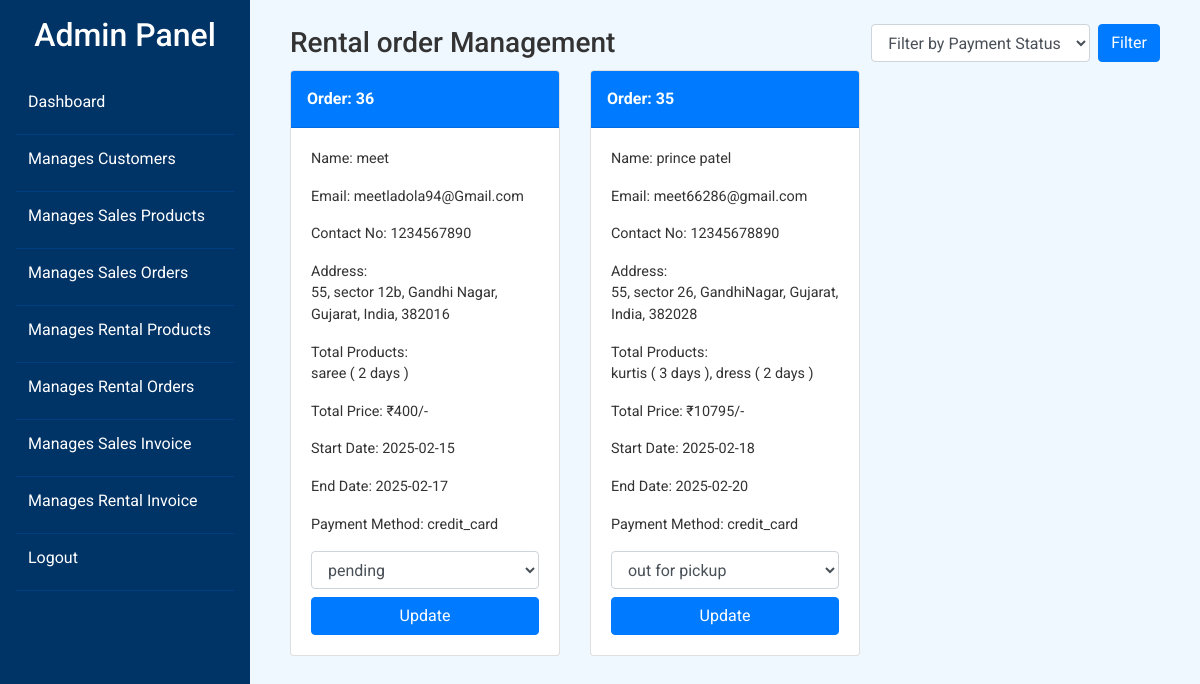
/admin_rental_order.php (signed in), run on the app's committed database.
### tables this page shows
CREATE TABLE `rental_payments` (
  `id` int(11) NOT NULL,
  `user_id` int(11) NOT NULL,
  `order_id` int(11) NOT NULL,
  `payment_method` enum('COD','credit_card') NOT NULL,
  `card_name` varchar(100) DEFAULT NULL,
  `card_number` varchar(100) DEFAULT NULL,
  `expiry_date` varchar(5) DEFAULT NULL,
  `cvv` varchar(4) DEFAULT NULL,
  `payment_status` enum('pending','completed') NOT NULL DEFAULT 'pending'
);

CREATE TABLE `rental_orders` (
  `id` int(100) NOT NULL,
  `user_id` int(100) NOT NULL,
  `name` varchar(100) NOT NULL,
  `number` varchar(12) NOT NULL,
  `email` varchar(100) NOT NULL,
  `address` varchar(500) NOT NULL,
  `total_products` varchar(1000) NOT NULL,
  `total_price` int(100) NOT NULL,
  `placed_on` varchar(50) NOT NULL,
  `payment_status` varchar(20) NOT NULL DEFAULT 'pending',
  `start_date` date NOT NULL,
  `end_date` date NOT NULL
);

### admin_rental_order.php (the view, shortened to what this page needs)
<?php
@include 'config.php';
?>
<!DOCTYPE html>
<html lang="en">
<head>
   <link rel="stylesheet" href="https://maxcdn.bootstrapcdn.com/bootstrap/4.5.2/css/bootstrap.min.css">
   <link rel="stylesheet" href="admin_styles.css">
</head>
<body>
   <div class="d-flex">
   <?php include 'admin_navbar.php' ?>
      <div class="content p-4 w-100">
         <section class="rental-orders container-fluied mx-3">
         <div class="d-flex justify-content-between align-items-center">
         <h3>Rental order Management</h3>
         <form method="GET" class="d-flex mb-2">
            <select name="filter_payment_status" class="form-control mr-2">
               <option value="" disabled selected>Filter by Payment Status</option>
            </select>
            <button type="submit" class="btn btn-primary">Filter</button>
         </form>
</div>
         <div class="row">
               <?php
                  if (isset($_GET['filter_payment_status']) && !empty($_GET['filter_payment_status'])) {
                     $filter_payment_status = $_GET['filter_payment_status'];
                     $select_orders = $conn->prepare("SELECT r.*, rp.payment_method FROM `rental_orders` r LEFT JOIN `rental_payments` rp ON r.id = rp.order_id WHERE r.payment_status = ? ORDER BY r.id DESC");
                     $select_orders->execute([$filter_payment_status]);
                  } else {
                     $select_orders = $conn->prepare("SELECT r.*, rp.payment_method FROM `rental_orders` r LEFT JOIN `rental_payments` rp ON r.id = rp.order_id ORDER BY r.id DESC");
                     $select_orders->execute();
                  }
                  if($select_orders->rowCount() > 0){
                     while($fetch_orders = $select_orders->fetch(PDO::FETCH_ASSOC)){
               ?>
               <div class="col-md-4 mb-4">
                  <div class="card">
                     <div class="card-header">
                        Order: <?= $fetch_orders['id']; ?>
                     </div>
                     <div class="card-body">
                        <p>Name: <span><?= $fetch_orders['name']; ?></span></p>
                        <p>Email: <span><?= $fetch_orders['email']; ?></span></p>
                        <p>Contact No: <span><?= $fetch_orders['number']; ?></span></p>
                        <p>Address:<br> <span><?= $fetch_orders['address']; ?></span></p>
                        <p>Total Products:<br> <span><?= $fetch_orders['total_products']; ?></span></p>
                        <p>Total Price: <span>₹<?= $fetch_orders['total_price']; ?>/-</span></p>
                        <p>Start Date: <span><?= $fetch_orders['start_date']; ?></span></p>
                        <p>End Date: <span><?= $fetch_orders['end_date']; ?></span></p>
                        <p>Payment Method: <span><?= $fetch_orders['payment_method'] ? $fetch_orders['payment_method'] : 'Not Available'; ?></span></p>
                        <form action="" method="POST">
                           <select name="update_payment" class="form-control mb-2">
                              <option value="" selected disabled><?= $fetch_orders['payment_status']; ?></option>
                              <option value="return">Return</option>                            </select>
                              <input type="submit" name="update_order" class="btn btn-primary w-100" value="Update">
                        </form>
                     </div>
                  </div>
               </div>
               <?php
                  }
               } else {
                  echo '<p class="empty">No rental orders placed yet!</p>';
               }
               ?>
            </div>
         </section>
      </div>
   </div>
</body>
</html>

### admin_styles.css (style rules this page uses)
* { box-sizing: border-box; margin: 0; padding: 0; }
body { font-family: "Roboto", sans-serif; background-color: #f0f8ff; color: #333; }
.content { margin-left: 250px; padding: 20px; }

### admin_rental_order.php (style rules this page uses)
.card-header { background-color: #007bff; color: white; font-weight: bold; padding: 1rem; border-radius: 8px 8px 0 0; }
p { font-size: 0.9rem; }

### data on the page
rental_payments: order "36", order.name "meet", order.email "meetladola94@Gmail.com", order.number "1234567890", order.address "55, sector 12b, Gandhi Nagar, Gujarat, India, 382016", order.total_products "saree ( 2 days )", order.total_price "400", order.start_date "2025-02-15", order.end_date "2025-02-17", payment_method "credit_card", update_payment "pending"
rental_payments: order "35", order.name "prince patel", order.email "meet66286@gmail.com", order.number "12345678890", order.address "55, sector 26, GandhiNagar, Gujarat, India, 382028", order.total_products "kurtis ( 3 days ), dress ( 2 days )", order.total_price "10795", order.start_date "2025-02-18", order.end_date "2025-02-20", payment_method "credit_card", update_payment "out for pickup"
